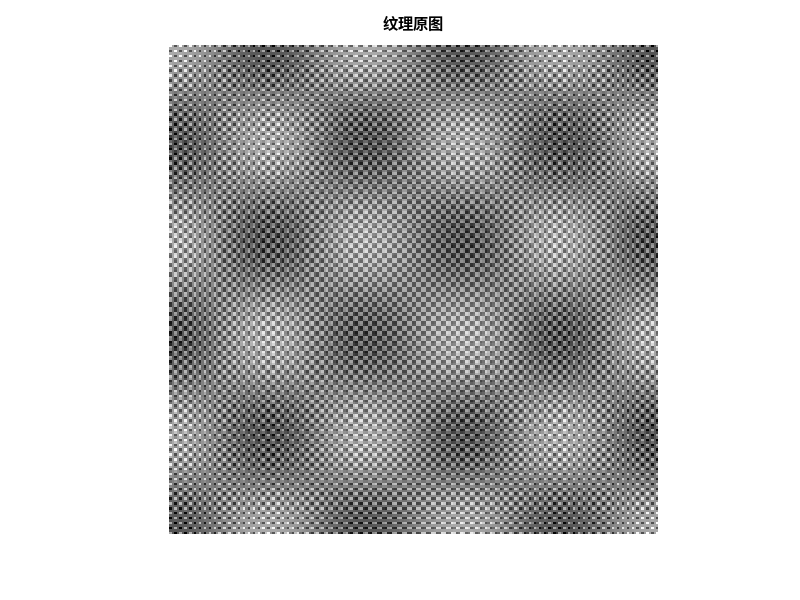

Source code (MATLAB):
imgsize = [200 200];    % 图像大小
f1 = 0.02; % 低频频率
f2 = 0.4;  % 高频频率
T = 1/f2;  % 高频的周期
% 分辨率，采样率 T 越大采样率越低
[X, Y] = meshgrid(linspace(0,50*T,200), linspace(0,50*T,200));  
% 通过余弦函数生成固定频率的信号，在XY两个方向上叠加
Z = cos(2*pi*f1*X) .* cos(2*pi*f1*Y) + 2*cos(2*pi*f2*X).*cos(2*pi*f2*Y);
% 将图案数值归一化，以显示图像
normalZ = normalize(Z(:), 'range');
Z = reshape(normalZ, imgsize);
testTexture1 = Z;
figure;
imshow(Z);
title("纹理原图");
save testTexture1.mat testTexture1